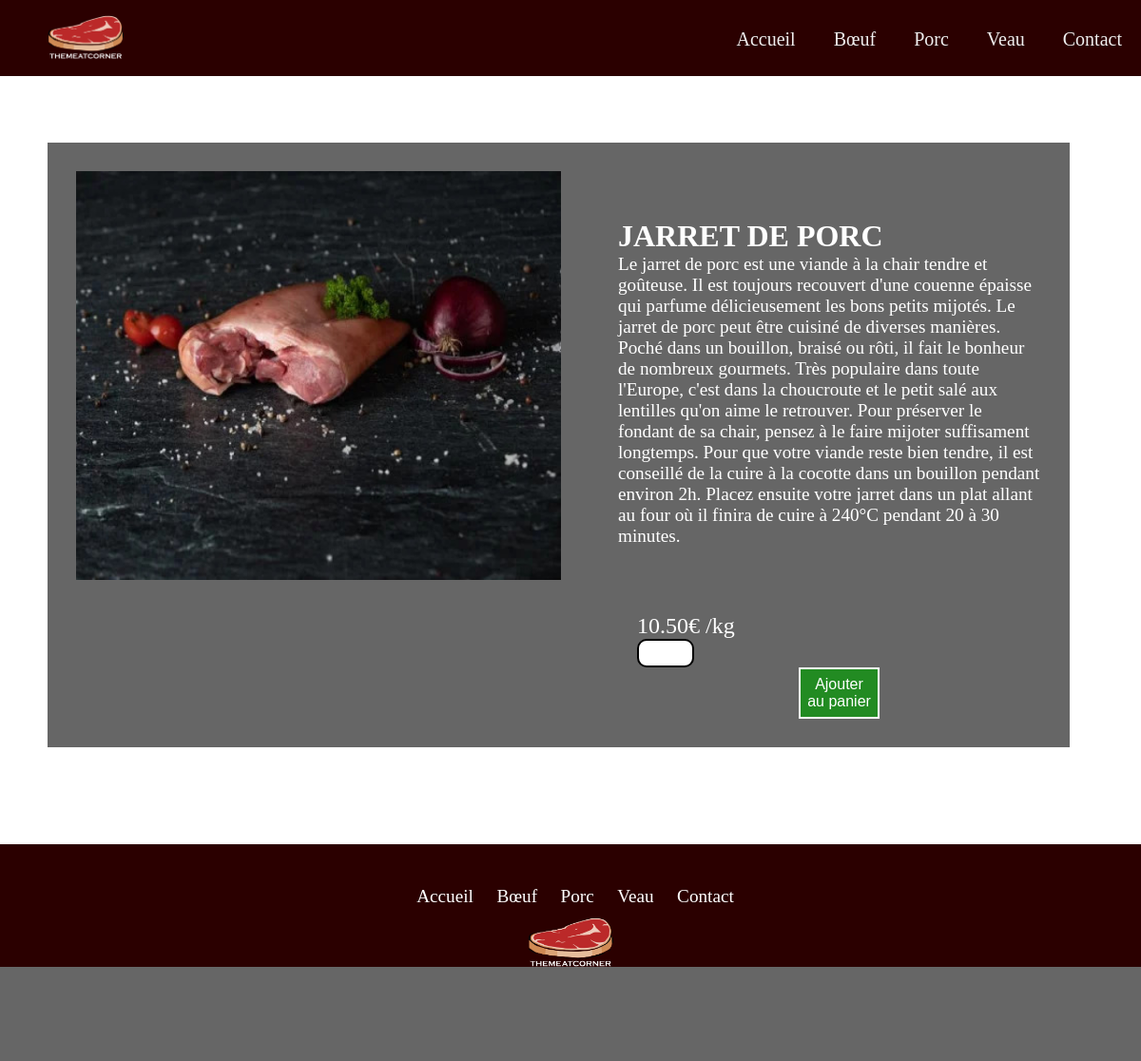
The page /pageporc/pagesviandesporc/jarretdeporc.php on the database its author committed.
### tables this page shows
create table Viande (
	id int auto_increment       not null,
	nom varchar (30)            not null,
	descriptionv text           not null,
	prix decimal(4,2)           not null,
	photo varchar(100)          not null,
	idAnimal int                not null,
	Foreign key (idAnimal) references Animal (id),
	PRIMARY KEY (id)
);

### pageporc/pagesviandesporc/jarretdeporc.php (the view)
<html>
<?php include '../../include/header.php'; ?>
<head>
    <link rel="stylesheet" href="../../style.css">
</head>
<body>
<div class="flex1">
    <div>
        <?php
        $bdd = new PDO('mysql:host=localhost;dbname=tmc;charset=utf8', 'root', '');
        $req = $bdd->query('SELECT * FROM viande where id = 23');
        while ($donnees = $req->fetch()) {
            echo('<img class="imgid1" src="../../pageporc/img/viandesporc/' . $donnees['photo'] . '">');
        }
        ?>
    </div>
    <div class="divgauche">
        <?php
        $bdd = new PDO('mysql:host=localhost;dbname=tmc;charset=utf8', 'root', '');
        $req = $bdd->query('SELECT * FROM viande where id = 23');
        while ($donnees = $req->fetch()) {
            echo('<a class="nomviande1"</a>' . $donnees['nom'] ."<br>" . '<a class="descriptionviande"</a>' . $donnees['descriptionv'] . "<br>" .
                '<p class="prixviande"</p>' . $donnees['prix'] .  "€ /kg" . "<br>" .
                '<input type="number" class="inputnombre" id="tentacles" min="1" max="100">' .
                '<button class="boutonpanier1">Ajouter au panier</button>');
        }
        ?>
    </div>
</div>
</body>
<?php include '../../include/footer.php'; ?>
</html>

### style.css (style rules this page uses)
body { font-family: Gabriola; font-size: 25px; color: white; background-image: url("img/fondtmc.jpg"); background-repeat: no-repeat; background-attachment: fixed; margin: 0; width: 100%; display: block; background-size: cover; }
* { padding: 0; margin: 0; box-sizing: border-box; }
.boutonpanier1 { width: 20%; padding: 7px; background-color: forestgreen; color: white; border: 2px solid white; font-size: 1rem; cursor: pointer; display: block; margin: auto; }
.imgid1 { height:490px; width:570px; padding: 30px; }
.flex1 { display: flex; margin: 70px 75px 75px 50px; background: rgba(0, 0, 0, 0.6); }
.divgauche { padding: 30px; margin-top: 50px; }
.descriptionviande { font-size: 1.2rem; color: white; font-family: "Arial Nova Light"; }
.nomviande1 { font-size: 2rem; font-weight: bold; color: white; text-transform: uppercase; }
.prixviande { padding-left: 20px; padding-top: 20px; margin-top: 50px; font-family: "Arial Nova Light"; font-size: 1.5rem; }
.inputnombre { width: 60px; height: 30px; border: 2px solid black; border-radius: 10px; padding-left: 10px; }
.footer ul a { color:inherit; text-decoration:none; padding: 0 10px; font-size: 1.2rem; }

### rows shown on the page
viande: photo (picture), nom "JARRET DE PORC", descriptionv "Le jarret de porc est une viande à la chair tendre et goûteuse. Il est toujours recouvert d'une couenne épaisse qui parfume délicieusement les bons petits mijotés. Le jarret de porc peut être cuisiné de diverses manières. Poché dans un bouillon, braisé ou rôti, il fait le bonheur de nombreux gourmets. Très populaire dans toute l'Europe, c'est dans la choucroute et le petit salé aux lentilles qu'on aime le retrouver. Pour préserver le fondant de sa chair, pensez à le faire mijoter suffisament longtemps. Pour que votre viande reste bien tendre, il est conseillé de la cuire à la cocotte dans un bouillon pendant environ 2h. Placez ensuite votre jarret dans un plat allant au four où il finira de…", prix "10.50"
